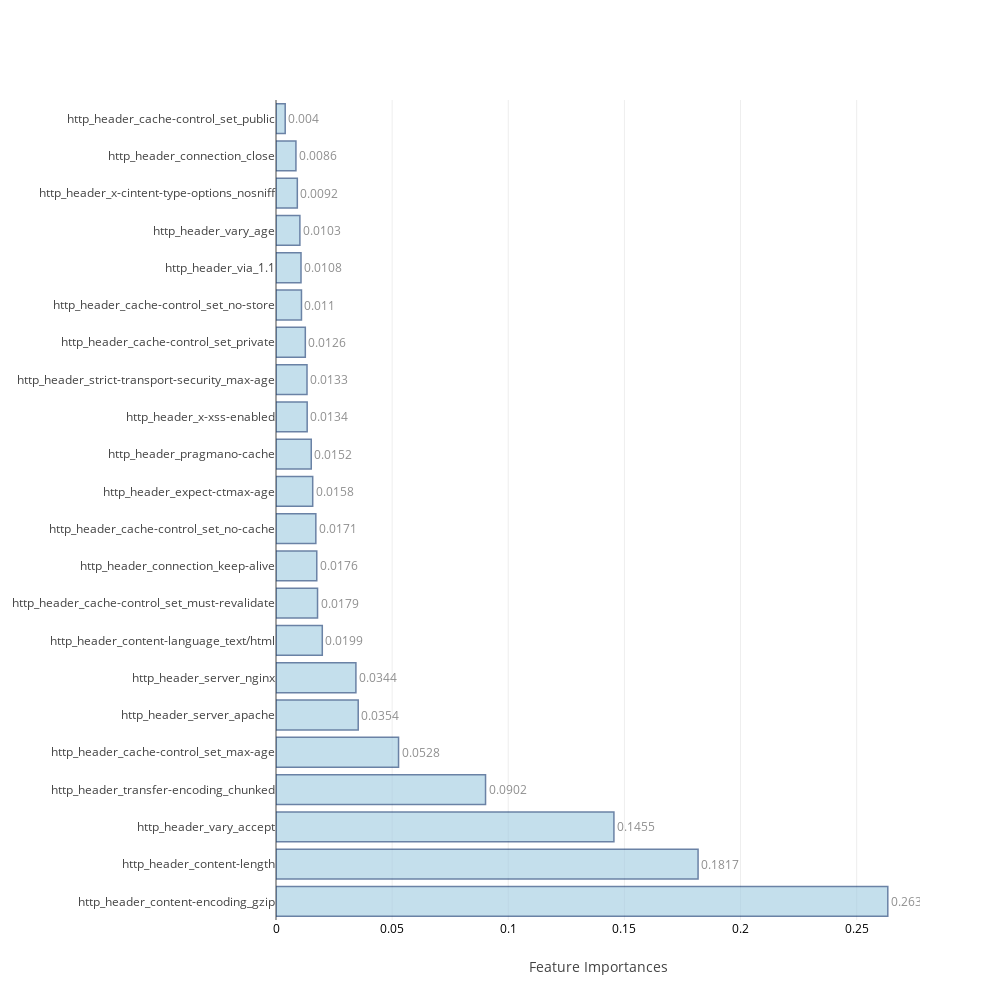
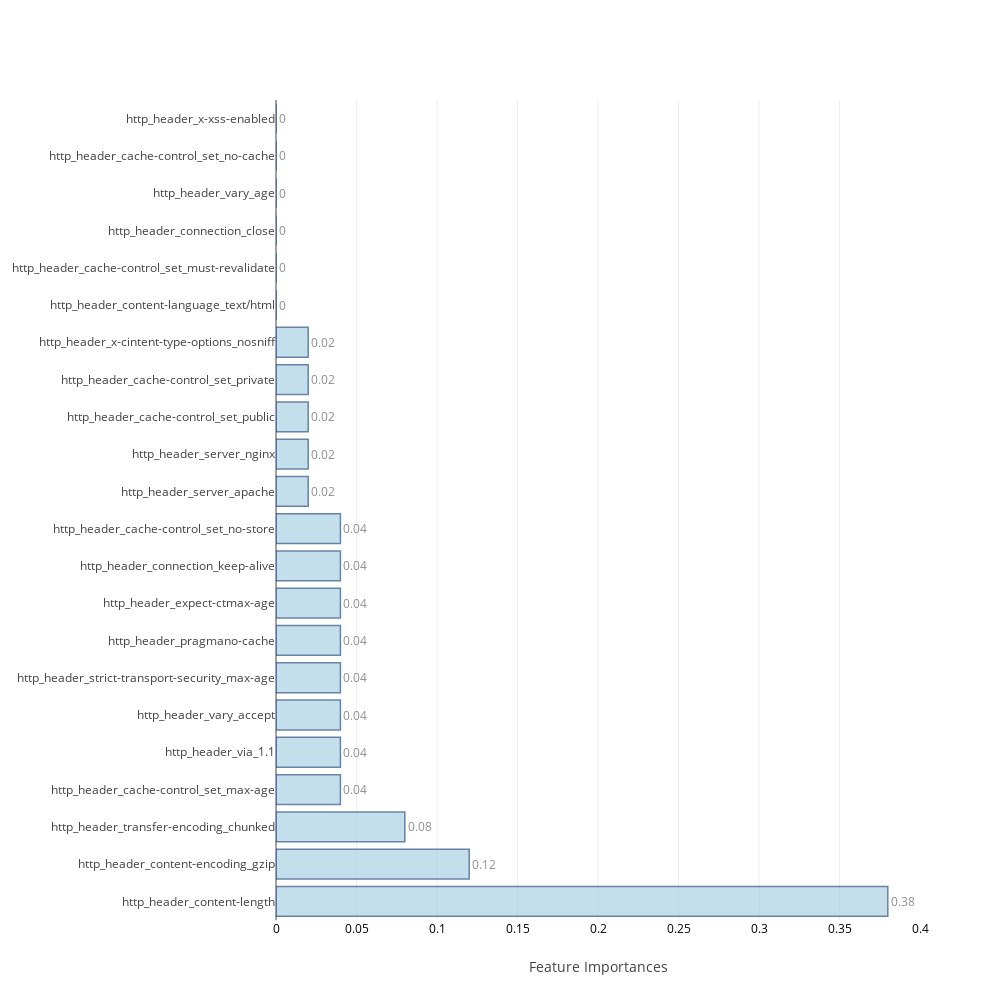

Source (notebook cell) for these figures, in order:
### Code cell
feat_imp=[None]*4
j=0
for i in range(0,8):
    if i>=2 and i<=5:
        model,cm_train,cm_test,acc_train,acc_test,roc_auc,feat_imp[j],mcc=f[i](X_train,Y_train,scaled_X_test,test_Y,columns[:-2])
        j=j+1
    else:
        model,cm_train,cm_test,acc_train,acc_test,roc_auc,mcc=f[i](X_train,Y_train,scaled_X_test,test_Y)
    table_80_80_train.loc[i]=   ([acc_train,cm_train.TP,cm_train.TN,cm_train.FP,cm_train.FN,cm_train.FPR,cm_train.FNR])
    table_80_80_test.loc[i] =   ([acc_test ,cm_test.TP, cm_test.TN, cm_test.FP, cm_test.FN, cm_test.FPR, cm_test.FNR,roc_auc,mcc])
    print("\n")

### Figure 1 — Plotly figure (JSON) as saved in the notebook; plotly's stock layout.template omitted (floating-point values rounded to 4 significant figures)
{"data": [{"marker": {"color": "rgb(158,202,225)", "line": {"color": "rgb(8,48,107)", "width": 1.5}}, "opacity": 0.6, "orientation": "h", "text": [0.2634, 0.1817, 0.1455, 0.0902, 0.0528, 0.0354, 0.0344, 0.0199, 0.0179, 0.0176, 0.0171, 0.0158, 0.0152, 0.0134, 0.0133, 0.0126, 0.011, 0.0108, 0.0103, 0.0092, 0.0086, 0.004], "textposition": "outside", "type": "bar", "uid": "a1fd2739-74d8-439a-b201-aa6082f5dced", "x": [0.2634, 0.1817, 0.1455, 0.09022, 0.05276, 0.03539, 0.0344, 0.01993, 0.01789, 0.01755, 0.01715, 0.01581, 0.01518, 0.01342, 0.01335, 0.01262, 0.01097, 0.01077, 0.01028, 0.009179, 0.00858, 0.00396], "y": ["http_header_content-encoding_gzip", "http_header_content-length", "http_header_vary_accept", "http_header_transfer-encoding_chunked", "http_header_cache-control_set_max-age", "http_header_server_apache", "http_header_server_nginx", "http_header_content-language_text/html", "http_header_cache-control_set_must-revalidate", "http_header_connection_keep-alive", "http_header_cache-control_set_no-cache", "http_header_expect-ctmax-age", "http_header_pragmano-cache", "http_header_x-xss-enabled", "http_header_strict-transport-security_max-age", "http_header_cache-control_set_private", "http_header_cache-control_set_no-store", "http_header_via_1.1", "http_header_vary_age", "http_header_x-cintent-type-options_nosniff", "http_header_connection_close", "http_header_cache-control_set_public"]}], "layout": {"autosize": false, "height": 1000, "width": 1000, "xaxis": {"tickfont": {"color": "black", "size": 12}, "title": "Feature Importances"}, "yaxis": {"automargin": true}}}

### Figure 2 — Plotly figure (JSON) as saved in the notebook; plotly's stock layout.template omitted (floating-point values rounded to 4 significant figures)
{"data": [{"marker": {"color": "rgb(158,202,225)", "line": {"color": "rgb(8,48,107)", "width": 1.5}}, "opacity": 0.6, "orientation": "h", "text": [0.38, 0.12, 0.08, 0.04, 0.04, 0.04, 0.04, 0.04, 0.04, 0.04, 0.04, 0.02, 0.02, 0.02, 0.02, 0.02, 0, 0, 0, 0, 0, 0], "textposition": "outside", "type": "bar", "uid": "26de9e32-6b52-4e3f-9747-e6e207dd5c16", "x": [0.38, 0.12, 0.08, 0.04, 0.04, 0.04, 0.04, 0.04, 0.04, 0.04, 0.04, 0.02, 0.02, 0.02, 0.02, 0.02, 0, 0, 0, 0, 0, 0], "y": ["http_header_content-length", "http_header_content-encoding_gzip", "http_header_transfer-encoding_chunked", "http_header_cache-control_set_max-age", "http_header_via_1.1", "http_header_vary_accept", "http_header_strict-transport-security_max-age", "http_header_pragmano-cache", "http_header_expect-ctmax-age", "http_header_connection_keep-alive", "http_header_cache-control_set_no-store", "http_header_server_apache", "http_header_server_nginx", "http_header_cache-control_set_public", "http_header_cache-control_set_private", "http_header_x-cintent-type-options_nosniff", "http_header_content-language_text/html", "http_header_cache-control_set_must-revalidate", "http_header_connection_close", "http_header_vary_age", "http_header_cache-control_set_no-cache", "http_header_x-xss-enabled"]}], "layout": {"autosize": false, "height": 1000, "width": 1000, "xaxis": {"tickfont": {"color": "black", "size": 12}, "title": "Feature Importances"}, "yaxis": {"automargin": true}}}
